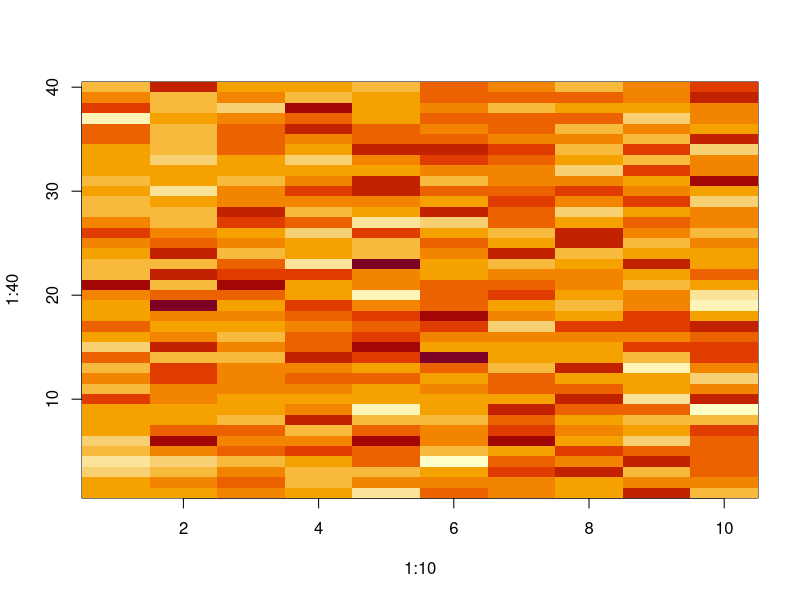
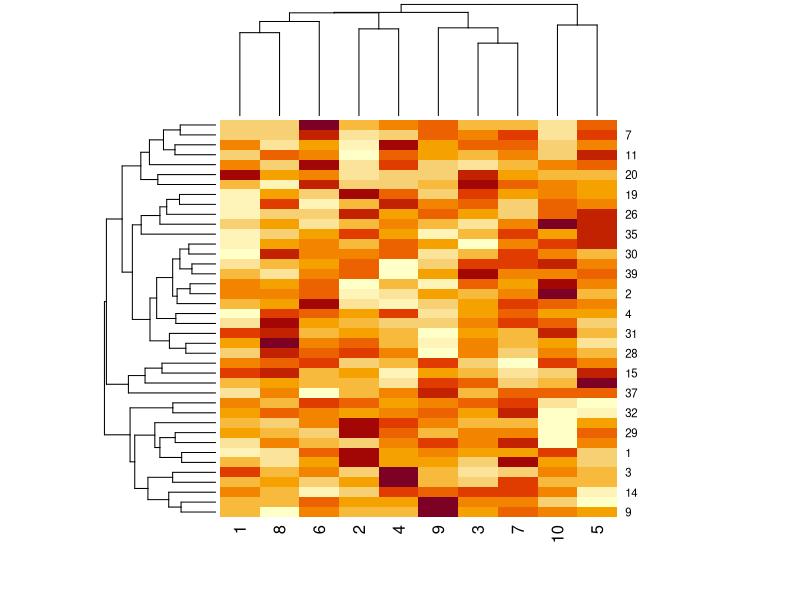

Source code (R) for these figures, in order: (Note: this script raises an error after producing the figures.)
# Dimensionality Reduction

set.seed(1234)
datamatrix <- matrix(rnorm(400), nrow = 40)
image(1:10, 1:40, t(datamatrix)[, nrow(datamatrix):1])
heatmap(datamatrix)


library(dplyr)
hh <- hclust(dist(datamatrix))
names(hh)
hh$order
datamatrixorder <- datamatrix[hh$order, ]

#Plot Ordered Matrix

par(mfrow = c(1,1))
image(t(datamatrixorder[, nrow(datamatrixorder):1]))


#SVD
 svd1 <- svd(scale(datamatrixorder))
 svd1
 names(svd1)
 svd1$d
 svd1$u
 svd1$v